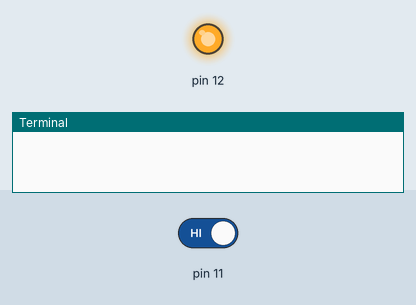
This program was run on a simulated Raspberry Pi (header pin numbers). Shown: output pins drawn as LEDs (lit = HIGH), the last lines printed to the terminal. Dashed ring = blinking. The test bench sets the inputs (shaded band); at power-on: pin 11 HIGH. Random numbers come from a fixed seed.

Above: at 1.2 s.
1.3 s: pin 11 driven LOW
2.8 s: pin 11 driven HIGH
At 4.6 s:
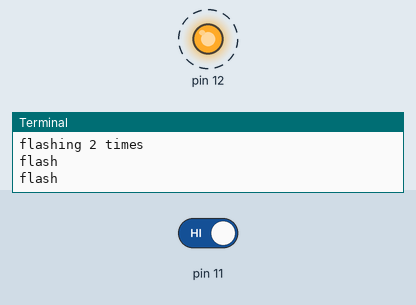
Timing chart, 0 to 6.1 s (numbered marks = the images above; inputs shaded):
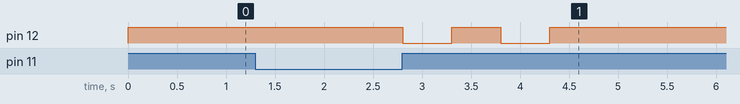

Measured:
- after the input at 2.8 s, pin 12: alternates HIGH for 0.50 s and LOW for 0.50 s, 4 changes in all, then stays HIGH, starting at once

The program:

dieflashverbose.py
```python
#!/usr/bin/python
import RPi.GPIO as GPIO
GPIO.setmode(GPIO.BOARD)

import time
import random

GPIO.setup (11, GPIO.IN)
GPIO.setup (12, GPIO.OUT)
while True:
	if not GPIO.input(11):
		print "press"
		flash = random.randint(1,6)
		while not GPIO.input(11):
			GPIO.output(12,True)
		print "release"
		print "flashing "+str(flash)+" times"
		while flash > 0:
			print("flash")
			GPIO.output(12, False)
			time.sleep(0.5)
			GPIO.output(12, True)
			time.sleep(0.5)
			flash -= 1
		print "done"
	else:
		GPIO.output(12,True)
		time.sleep(0.1)
```
